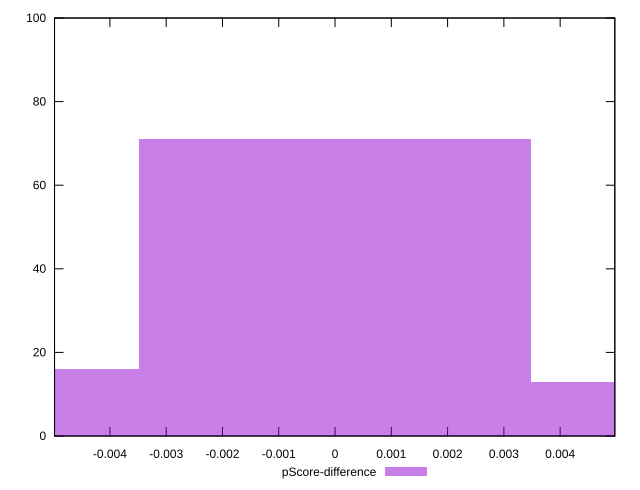

This figure's gnuplot source:
reset

$pScoreDifference <<EOF
0 71
-0.0069570446711280124 16
0.0069570446711280124 13
EOF

set key outside below
set boxwidth 0.0069570446711280124
set xrange [-0.004983676241159821:0.004971241350350347]
set yrange [0:100]
set trange [0:100]
set style fill transparent solid 0.5 noborder
set terminal svg size 640, 490 enhanced background rgb 'white'
set output "report_00014_2021-02-09T15:56:05.503Z/largest-contentful-paint/samples/pages+cached+noadtech+nomedia/pScore-difference/histogram.svg"

plot $pScoreDifference title "pScore-difference" with boxes

reset
